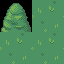

This game map was drawn from its Tiled (.tmx) file and the tilesets committed beside it. A one-line description and the trimmed map source follow:
An orthogonal 2x2 tile map with 32x32 px tiles, 1 tile layer (Tile Layer 1).

<map version="1.4" tiledversion="1.4.1" orientation="orthogonal" renderorder="right-up" width="2" height="2" tilewidth="32" tileheight="32" infinite="0" nextlayerid="2" nextobjectid="1">
 <tileset firstgid="1" source="tilemap.tsx" />
 <layer id="1" name="Tile Layer 1" width="2" height="2">
  <data>[4 cells, 4 non-empty, 2 distinct tile ids]</data>
 </layer>
</map>